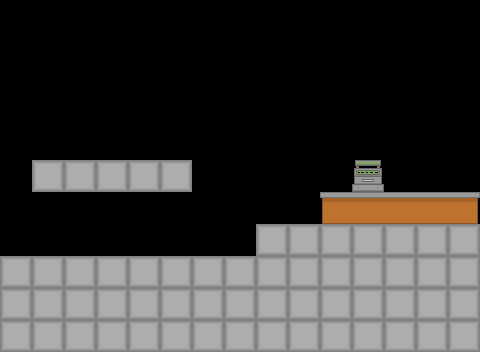

Below is a game level as drawn by its tile map, then a one-line description and the .tmx file that defines it, in full:
An orthogonal 15x11 tile map with 32x32 px tiles, 1 tile layer (Ground) and 14 objects (man, jones, beans, glassdoor).

<map version="1.10" tiledversion="1.10.2" orientation="orthogonal" renderorder="right-down" width="15" height="11" tilewidth="32" tileheight="32" infinite="0" nextlayerid="4" nextobjectid="224">
 <editorsettings>
  <export target="../level_17.lua" format="lua" />
 </editorsettings>
 <tileset firstgid="1" name="tileset" tilewidth="32" tileheight="32" tilecount="28" columns="7">
  <image source="../../sprites/ground/tileset.png" width="224" height="128" />
 </tileset>
 <layer id="1" name="Ground" width="15" height="11">
  <data encoding="csv">
0,0,0,0,0,0,0,0,0,0,0,0,0,0,0,
0,0,0,0,0,0,0,0,0,0,0,0,0,0,0,
0,0,0,0,0,0,0,0,0,0,0,0,0,0,0,
0,0,0,0,0,0,0,0,0,0,0,0,0,0,0,
0,0,0,0,0,0,0,0,0,0,0,0,0,0,0,
0,1,1,1,1,1,0,0,0,0,0,21,0,0,0,
0,0,0,0,0,0,0,0,0,0,22,23,23,23,24,
0,0,0,0,0,0,0,0,1,1,1,1,1,1,1,
1,1,1,1,1,1,1,1,1,1,1,1,1,1,1,
1,1,1,1,1,1,1,1,1,1,1,1,1,1,1,
1,1,1,1,1,1,1,1,1,1,1,1,1,1,1
</data>
 </layer>
 <objectgroup color="#323232" id="2" name="Solid" visible="0">
  <object id="2" x="0" y="256" width="480" height="96" />
  <object id="24" x="0" y="-32" width="480" height="32" />
  <object id="27" x="-32" y="-32" width="32" height="384" />
  <object id="59" x="480" y="-32" width="32" height="384" />
  <object id="217" x="32" y="160" width="160" height="32" />
  <object id="218" x="256" y="224" width="224" height="32" />
  <object id="219" x="320" y="192" width="160" height="32" />
  <object id="220" x="352" y="184" width="32" height="8" />
  <object id="222" x="355" y="160" width="26" height="8" />
  <object id="223" x="354" y="168" width="28" height="16" />
 </objectgroup>
 <objectgroup color="#1807ff" id="3" name="Objects" visible="0">
  <object id="4" type="man" x="32" y="224" width="32" height="32" />
  <object id="44" type="jones" x="416" y="160" width="32" height="32" />
  <object id="215" type="beans" x="64" y="128" width="32" height="32" />
  <object id="221" type="glassdoor" x="0" y="224" width="32" height="32" />
 </objectgroup>
</map>
